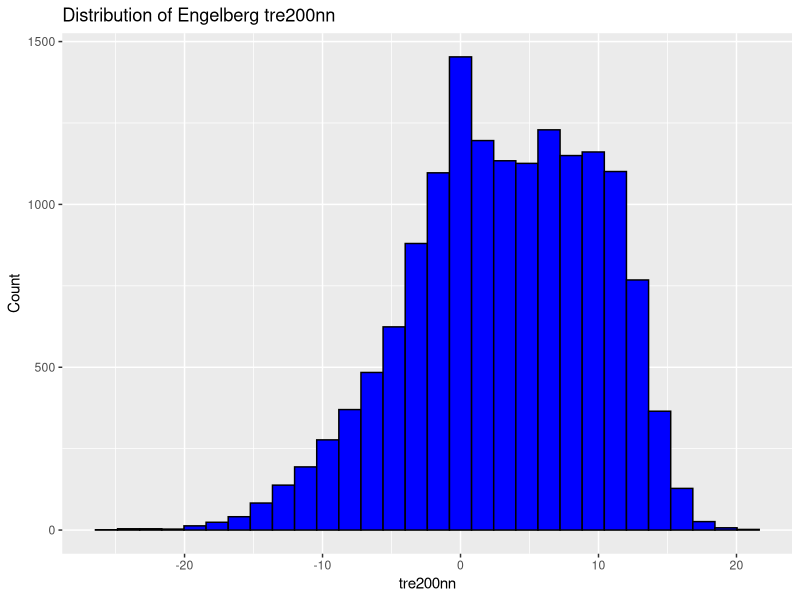
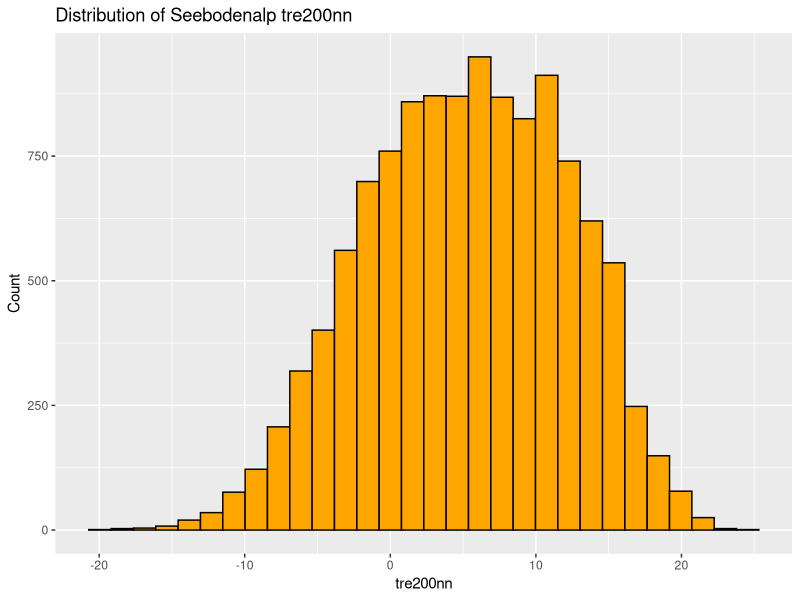
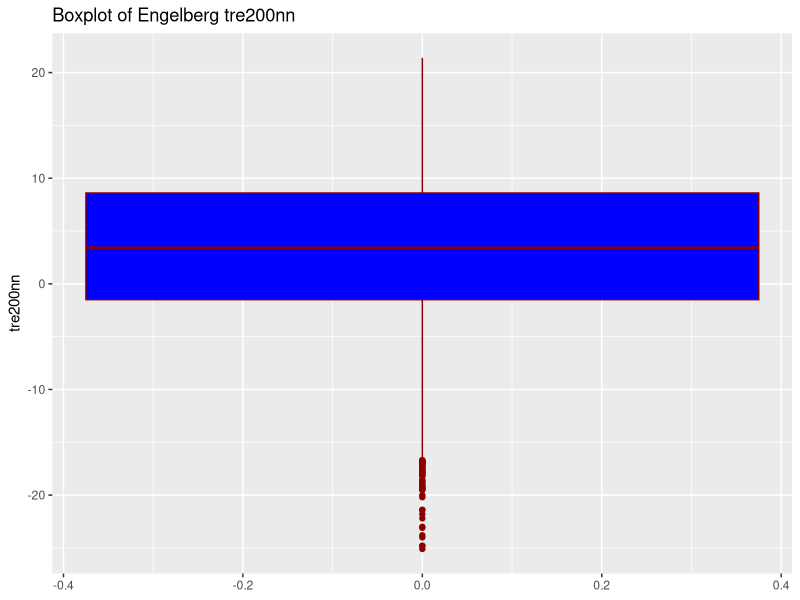
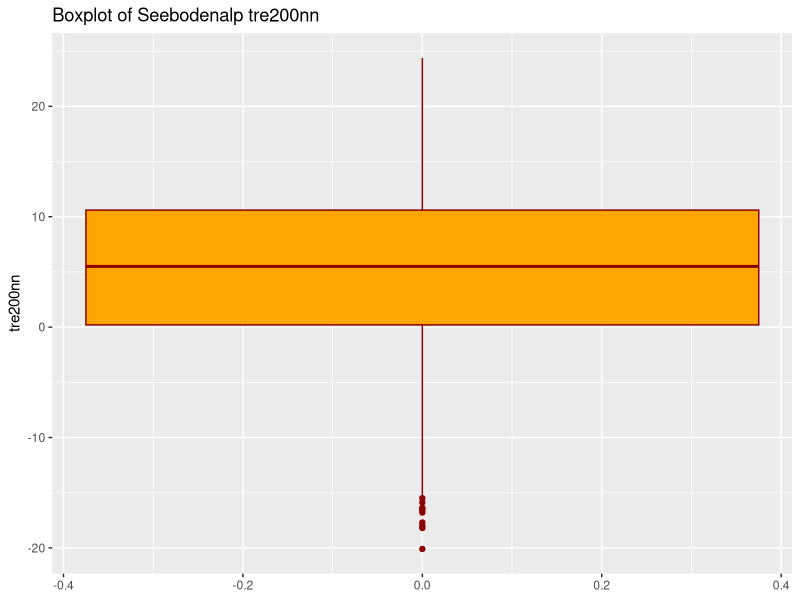
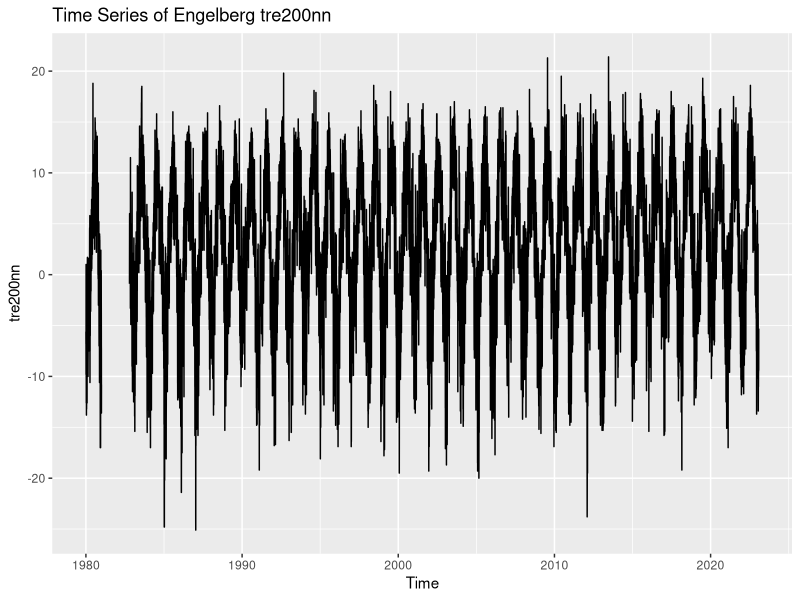
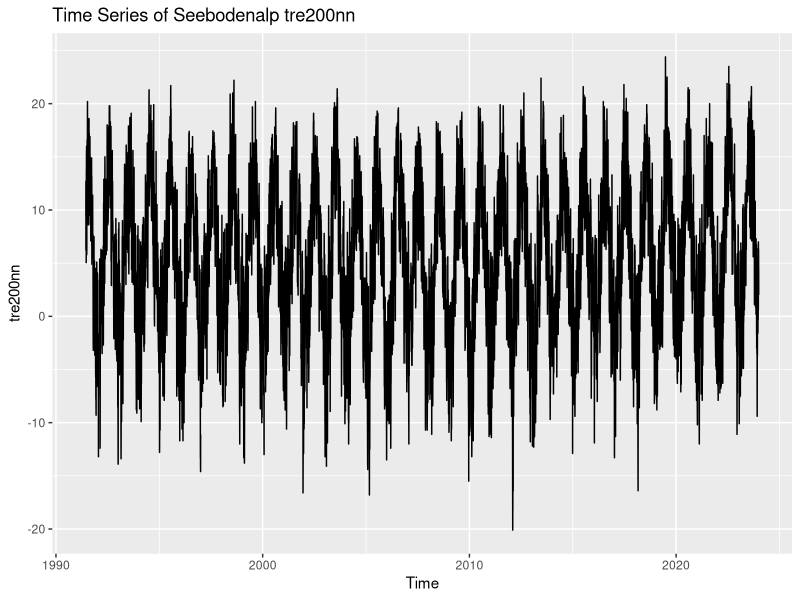

Reproduce these figures in R, in order.
library(tidyverse)

#### Daten einlesen ####

# Engelberg
engelberg <- read.csv("Daten/Engelberg_data.csv",sep=';', na.strings=c('-',''))

engelberg$time <- as.Date(as.character(engelberg$time), format = "%Y%m%d")
engelberg_clean <- engelberg %>% select('stn',
                                        'time',
                                        'tre200nn')

# NA anschauen
str(engelberg_clean)
summary(engelberg_clean)
# hat 654 NA's


#seeboden
seeboden <- read.csv("Daten/Seebodenalp_data.csv",sep=';', na.strings=c('-',''))
# Convert integer dates to Date objects
seeboden$time <- as.Date(as.character(seeboden$time), format = "%Y%m%d")
seeboden_clean <- seeboden %>% select('stn',
                                            'time',
                                            'tre200nn')

# NA anschauen
str(seeboden_clean)
summary(seeboden_clean)
# hat 119 NA's


#### EDA ####
# Histogram
ggplot(engelberg_clean, aes(x = tre200nn)) +
  geom_histogram(bins = 30, fill = "blue", color = "black") +
  labs(title = "Distribution of Engelberg tre200nn", x = "tre200nn", y = "Count")

ggplot(seeboden_clean, aes(x = tre200nn)) +
  geom_histogram(bins = 30, fill = "orange", color = "black") +
  labs(title = "Distribution of Seebodenalp tre200nn", x = "tre200nn", y = "Count")

# Boxplot
ggplot(engelberg_clean, aes(y = tre200nn)) +
  geom_boxplot(fill = "blue", color = "darkred") +
  labs(title = "Boxplot of Engelberg tre200nn", y = "tre200nn")

ggplot(seeboden_clean, aes(y = tre200nn)) +
  geom_boxplot(fill = "orange", color = "darkred") +
  labs(title = "Boxplot of Seebodenalp tre200nn", y = "tre200nn")

# Timeseries
ggplot(engelberg_clean, aes(x = time, y = tre200nn)) +
  geom_line() +
  labs(title = "Time Series of Engelberg tre200nn", x = "Time", y = "tre200nn")

ggplot(seeboden_clean, aes(x = time, y = tre200nn)) +
  geom_line() +
  labs(title = "Time Series of Seebodenalp tre200nn", x = "Time", y = "tre200nn")













